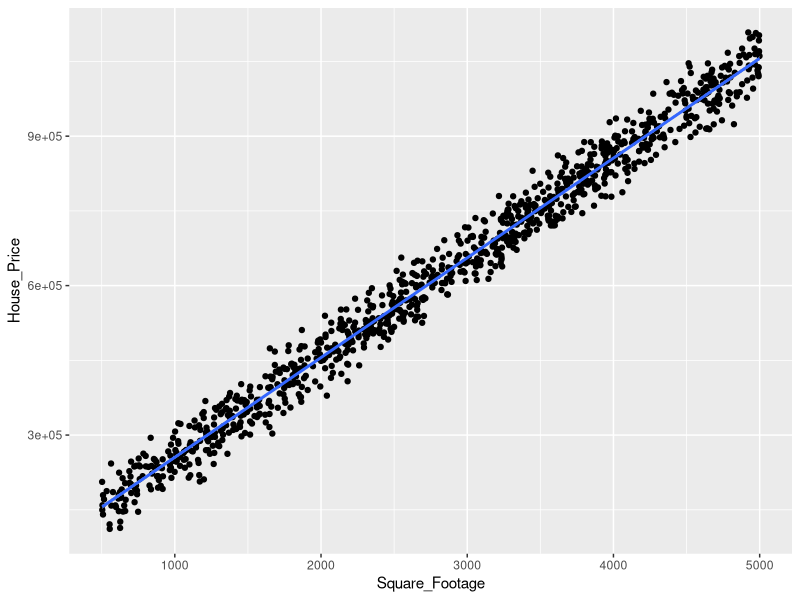
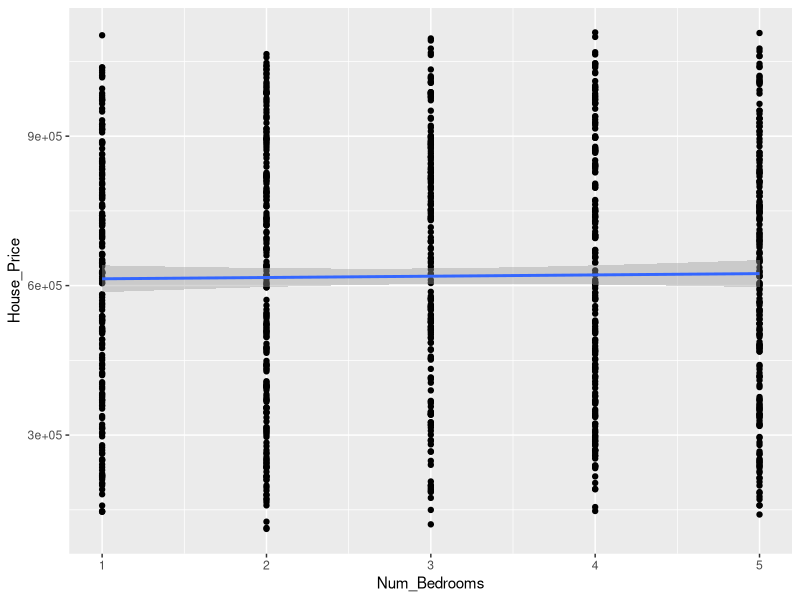
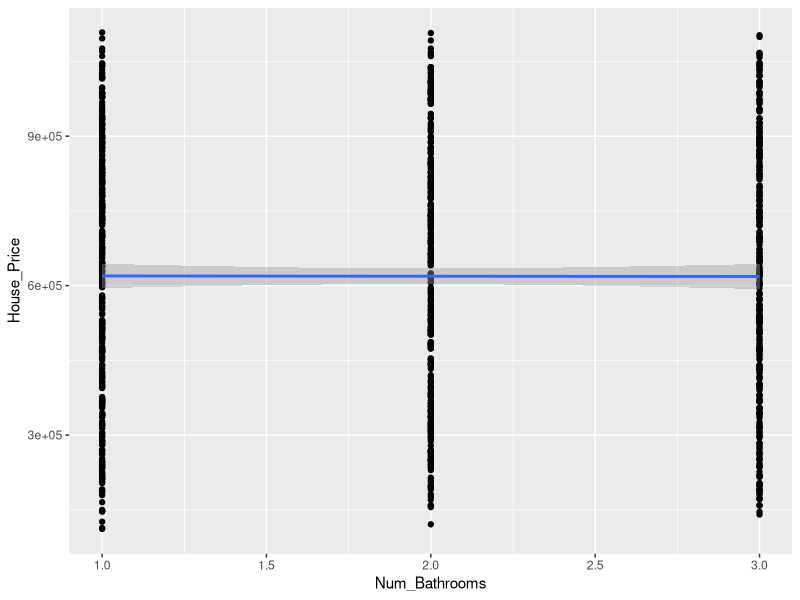
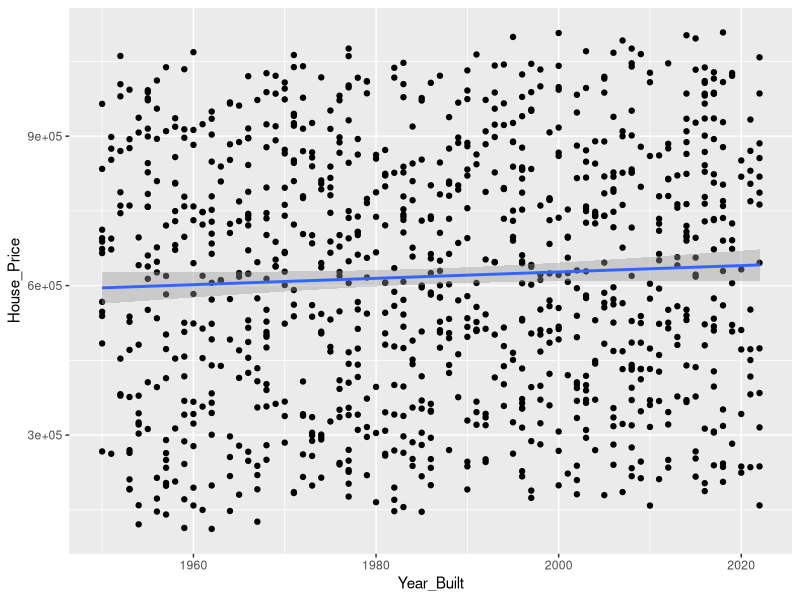
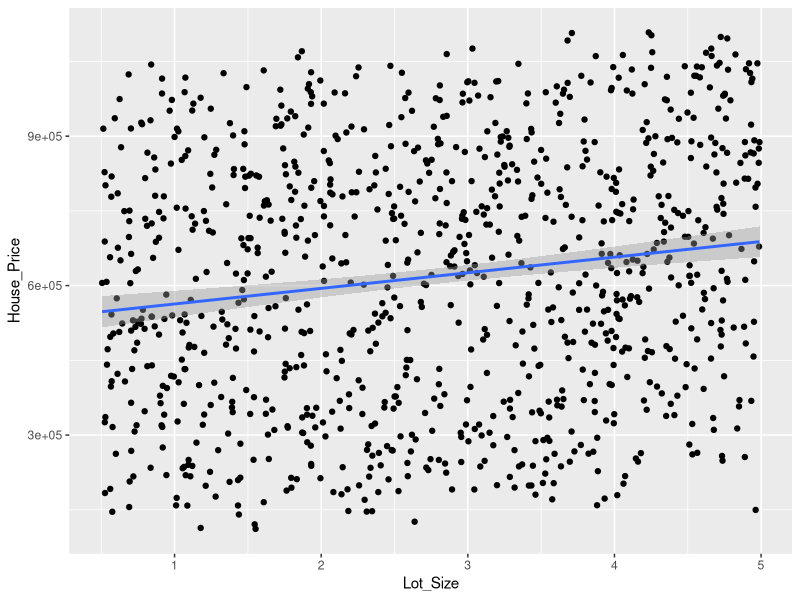
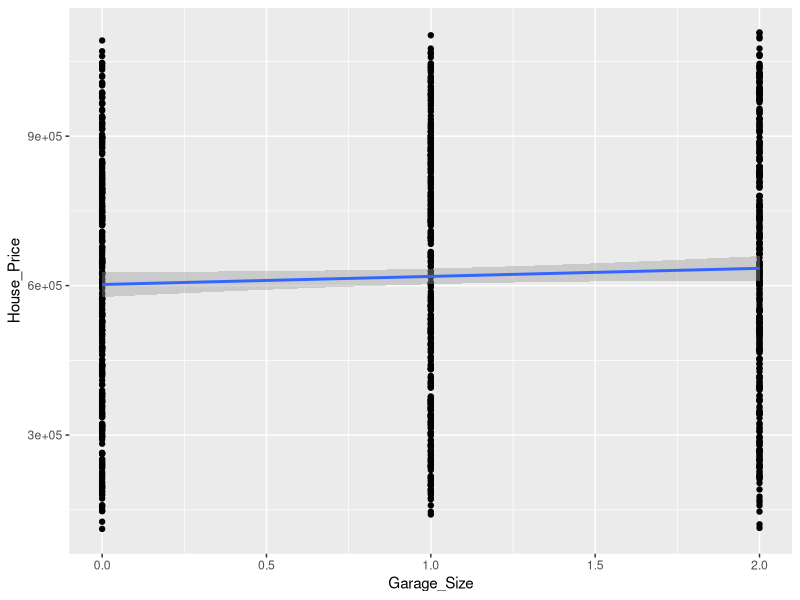
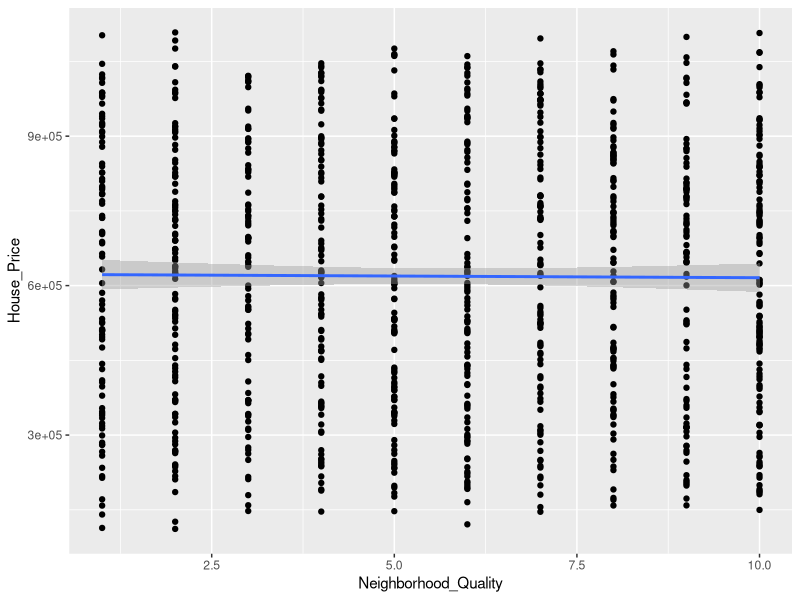

Reproduce these figures in R, in order.
setwd("C:/Users/USER/Documents/R")  
getwd()
#EXPLORING THE DATA
usedata = read.csv("house_price_regression_dataset.csv", sep = ";", header = TRUE)
View(usedata)

#Melihat struktur data
str(usedata)

#Melihat data yang kosong
colSums(is.na(usedata))

#Membersihkan data yang kosong
data1 <- na.omit(usedata)

#Menampilkan data yang baru
View(data1)

#Ringkasan statistik semua variabel
var(data1$Square_Footage)
sd(data1$Square_Footage)
range(data1$Square_Footage)
IQR(data1$Square_Footage)

var(data1$Num_Bedrooms)
sd(data1$Num_Bedrooms)
range(data1$Num_Bedrooms)
IQR(data1$Num_Bedrooms)

var(data1$Num_Bathrooms)
sd(data1$Num_Bathrooms)
range(data1$Num_Bathrooms)
IQR(data1$Num_Bathrooms)

var(data1$Year_Built)
sd(data1$Year_Built)
range(data1$Year_Built)
IQR(data1$Year_Built)

var(data1$Lot_Size)
sd(data1$Lot_Size)
range(data1$Lot_Size)
IQR(data1$Lot_Size)

var(data1$Garage_Size)
sd(data1$Garage_Size)
range(data1$Garage_Size)
IQR(data1$Garage_Size)

var(data1$Neighborhood_Quality)
sd(data1$Neighborhood_Quality)
range(data1$Neighborhood_Quality)
IQR(data1$Neighborhood_Quality)

var(data1$House_Price)
sd(data1$House_Price)
range(data1$House_Price)
IQR(data1$House_Price)

#Scatterplot semua variabel terhadap House_Price
library(ggplot2)

ggplot(data1, aes(Square_Footage, House_Price)) + 
  geom_point() +
  geom_smooth(method = "lm", se = TRUE)

ggplot(data1, aes(Num_Bedrooms, House_Price)) + 
  geom_point() +
  geom_smooth(method = "lm", se = TRUE)

ggplot(data1, aes(Num_Bathrooms, House_Price)) + 
  geom_point() +
  geom_smooth(method = "lm", se = TRUE)

ggplot(data1, aes(Year_Built, House_Price)) + 
  geom_point() +
  geom_smooth(method = "lm", se = TRUE)

ggplot(data1, aes(Lot_Size, House_Price)) + 
  geom_point() +
  geom_smooth(method = "lm", se = TRUE)

ggplot(data1, aes(Garage_Size, House_Price)) + 
  geom_point() +
  geom_smooth(method = "lm", se = TRUE)

ggplot(data1, aes(Neighborhood_Quality, House_Price)) + 
  geom_point() +
  geom_smooth(method = "lm", se = TRUE)

#BUILDING FORMAL STATISTICAL MODELS
model <- lm(House_Price ~ Square_Footage + Num_Bedrooms + Num_Bathrooms +
              Year_Built + Lot_Size + Garage_Size + Neighborhood_Quality,
            data = data1)
summary(model)

#Korelasi seluruh variabel numerik (alternatif cor())
cor(data1[, c("Square_Footage", "Num_Bedrooms", "Num_Bathrooms",
              "Year_Built", "Lot_Size", "Garage_Size",
              "Neighborhood_Quality", "House_Price")])